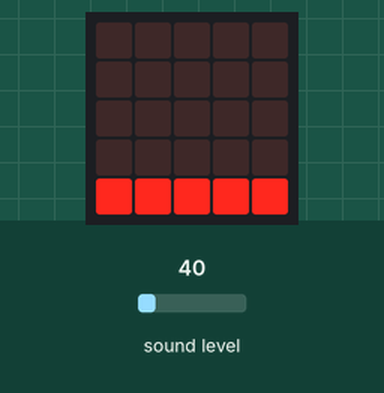
This program was run on a simulated BBC micro:bit (MakeCode). On the bench: the board's 5×5 LED display. The inputs (shaded band) are chosen by the test bench; at power-on: sound level 40.

Above: at 1.2 s.
1.3 s: sound level set to 5
At 2.0 s:
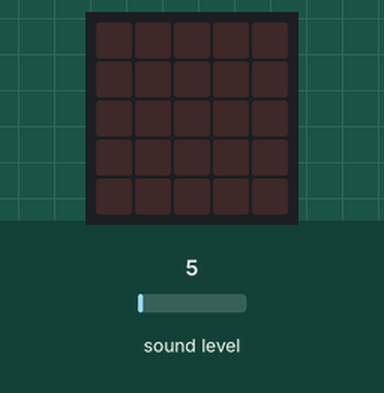
3.1 s: sound level set to 64
At 3.9 s:
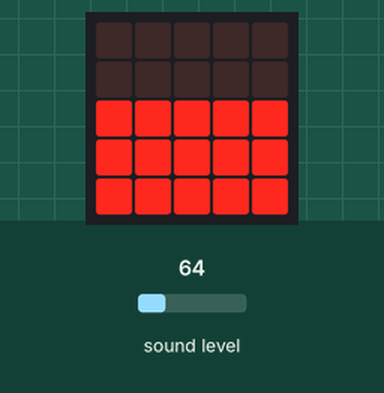
4.8 s: sound level set to 128
At 5.7 s:
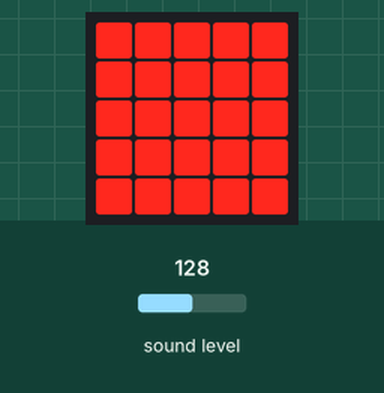
6.5 s: sound level set to 57
At 7.6 s:
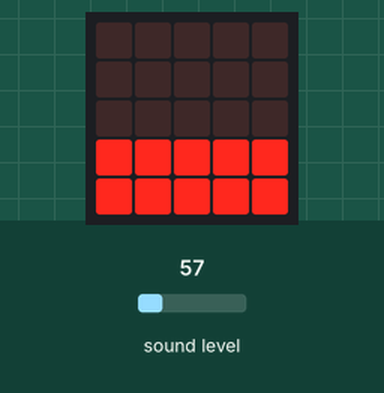
8.2 s: sound level set to 191
At 9.4 s:
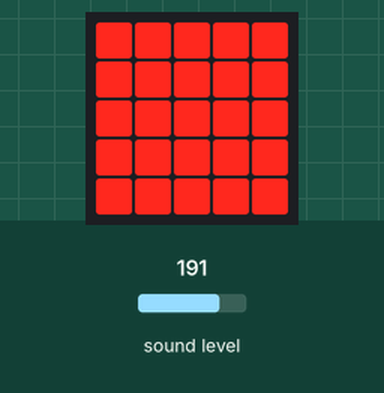
9.9 s: sound level set to 97
At 11.2 s:
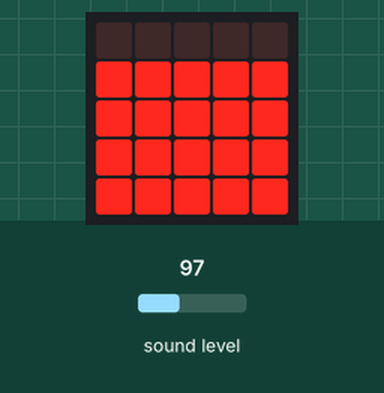
Timing chart, 0 to 12.5 s (numbered marks = the images above; inputs shaded):
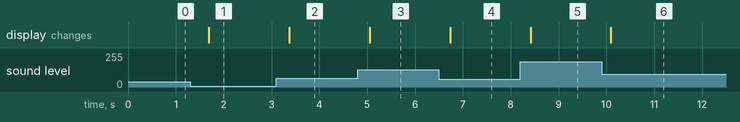

Measured:
- after the input at 1.3 s, the display: changes after 0.39 s (image 1)
- after the input at 3.1 s, the display: changes after 0.27 s (image 2)
- after the input at 4.8 s, the display: changes after 0.25 s (image 3)
- after the input at 6.5 s, the display: changes after 0.23 s (image 4)
- after the input at 8.2 s, the display: changes after 0.22 s (image 5)
- after the input at 9.9 s, the display: changes after 0.20 s (image 6)

The program:

main.ts
```typescript
basic.forever(function () {
    if (input.soundLevel() > 100) {
        basic.showLeds(`
            # # # # #
            # # # # #
            # # # # #
            # # # # #
            # # # # #
            `)
    } else if (input.soundLevel() > 80) {
        basic.showLeds(`
            . . . . .
            # # # # #
            # # # # #
            # # # # #
            # # # # #
            `)
    } else if (input.soundLevel() > 60) {
        basic.showLeds(`
            . . . . .
            . . . . .
            # # # # #
            # # # # #
            # # # # #
            `)
    } else if (input.soundLevel() > 40) {
        basic.showLeds(`
            . . . . .
            . . . . .
            . . . . .
            # # # # #
            # # # # #
            `)
    } else if (input.soundLevel() > 20) {
        basic.showLeds(`
            . . . . .
            . . . . .
            . . . . .
            . . . . .
            # # # # #
            `)
    } else {
        basic.showLeds(`
            . . . . .
            . . . . .
            . . . . .
            . . . . .
            . . . . .
            `)
    }
})
```

test.ts
```typescript
// aquí va el archivo "tests"; esto no se compilará cuando este paquete se utilice como una extensión.
```
